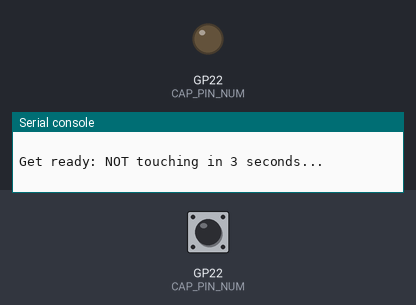
Recording of a program running on a simulated Raspberry Pi Pico running MicroPython. On the bench: output pins drawn as LEDs (lit = HIGH), the last lines printed to the serial console. The test bench sets the inputs (shaded band); at power-on: GP22 (CAP_PIN_NUM) HIGH.

Above: at 1.2 s.
1.3 s: GP22 (CAP_PIN_NUM) pulled LOW for 3.2 s
At 7.1 s:
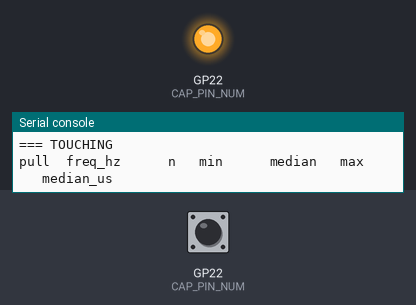
7.5 s: GP22 (CAP_PIN_NUM) pulled LOW for 0.15 s
Timing chart, 0 to 10.5 s (numbered marks = the images above; inputs shaded):
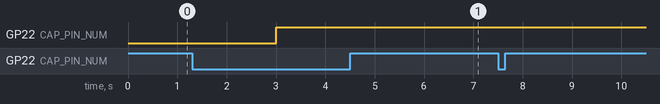

The program:

cap_touch_pulldown.py
```python
"""
Capacitive touch diagnostic: does enabling the RP2040's internal pull-down on
the pad give stable readings, and at what state machine frequency?

With no bleed path the floating pad picked up ~60 Hz through a finger, and
readings landed on multiples of 16.6 ms.  A ~50k pull-down should discharge
the pad in about a microsecond instead, with touch adding capacitance
(larger count == touched).

For each pull setting and SM frequency, this collects samples without ever
blocking (a pad that never falls low just times out), and prints the counts
and the discharge time they represent.  Run it once not touching, once
touching; the script prompts for both.
"""

import rp2
from machine import Pin, freq
import time

CAP_PIN_NUM = 22
SAMPLES = 32
TIMEOUT_MS = 1500

PULLS = ((None, "none"), (Pin.PULL_DOWN, "down"))
FREQS = (1_000_000, 10_000_000, freq())


@rp2.asm_pio(set_init=rp2.PIO.OUT_LOW, fifo_join=rp2.PIO.JOIN_RX)
def cap_measure():
    wrap_target()
    set(pindirs, 1)               # output
    set(pins, 1)                  # charge high
    nop()                  [31]
    nop()                  [31]
    set(pindirs, 0)               # release -> input, starts falling
    mov(x, invert(null))          # x = 0xFFFFFFFF
    label("loop")
    jmp(pin, "still_high")        # pin high -> keep counting
    jmp("done")                   # pin low  -> done
    label("still_high")
    jmp(x_dec, "loop")
    label("done")
    mov(isr, invert(x))           # push the count
    push(noblock)
    wrap()


def measure(pull, sm_freq):
    '''Returns a sorted list of counts, possibly empty on timeout.'''
    pin = Pin(CAP_PIN_NUM, Pin.IN, pull)
    sm = rp2.StateMachine(0, cap_measure, freq=sm_freq,
                          set_base=pin, jmp_pin=pin)
    sm.active(1)
    counts = []
    first = True
    t_end = time.ticks_add(time.ticks_ms(), TIMEOUT_MS)
    while len(counts) < SAMPLES and time.ticks_diff(t_end, time.ticks_ms()) > 0:
        if sm.rx_fifo():
            c = sm.get()
            if first:  # may have started mid-measurement
                first = False
                continue
            counts.append(c)
    sm.active(0)
    counts.sort()
    return counts


def sweep(label):
    print()
    print("=== " + label)
    print("pull  freq_hz      n   min      median   max      median_us")
    for pull, pull_name in PULLS:
        for sm_freq in FREQS:
            counts = measure(pull, sm_freq)
            if not counts:
                print("{:5} {:<12} 0   (timed out: pad never fell low)".format(
                    pull_name, sm_freq))
                continue
            med = counts[len(counts) // 2]
            # 2 PIO cycles per count
            us = med * 2 * 1_000_000 / sm_freq
            print("{:5} {:<12} {:<3} {:<8} {:<8} {:<8} {:.2f}".format(
                pull_name, sm_freq, len(counts), counts[0], med, counts[-1], us))


print("Cap touch diagnostic on GPIO", CAP_PIN_NUM, "- system clock", freq())
for label in ("NOT touching", "TOUCHING"):
    print()
    print("Get ready: " + label + " in 3 seconds...")
    time.sleep(3)
    sweep(label)
print()
print("done")
```
